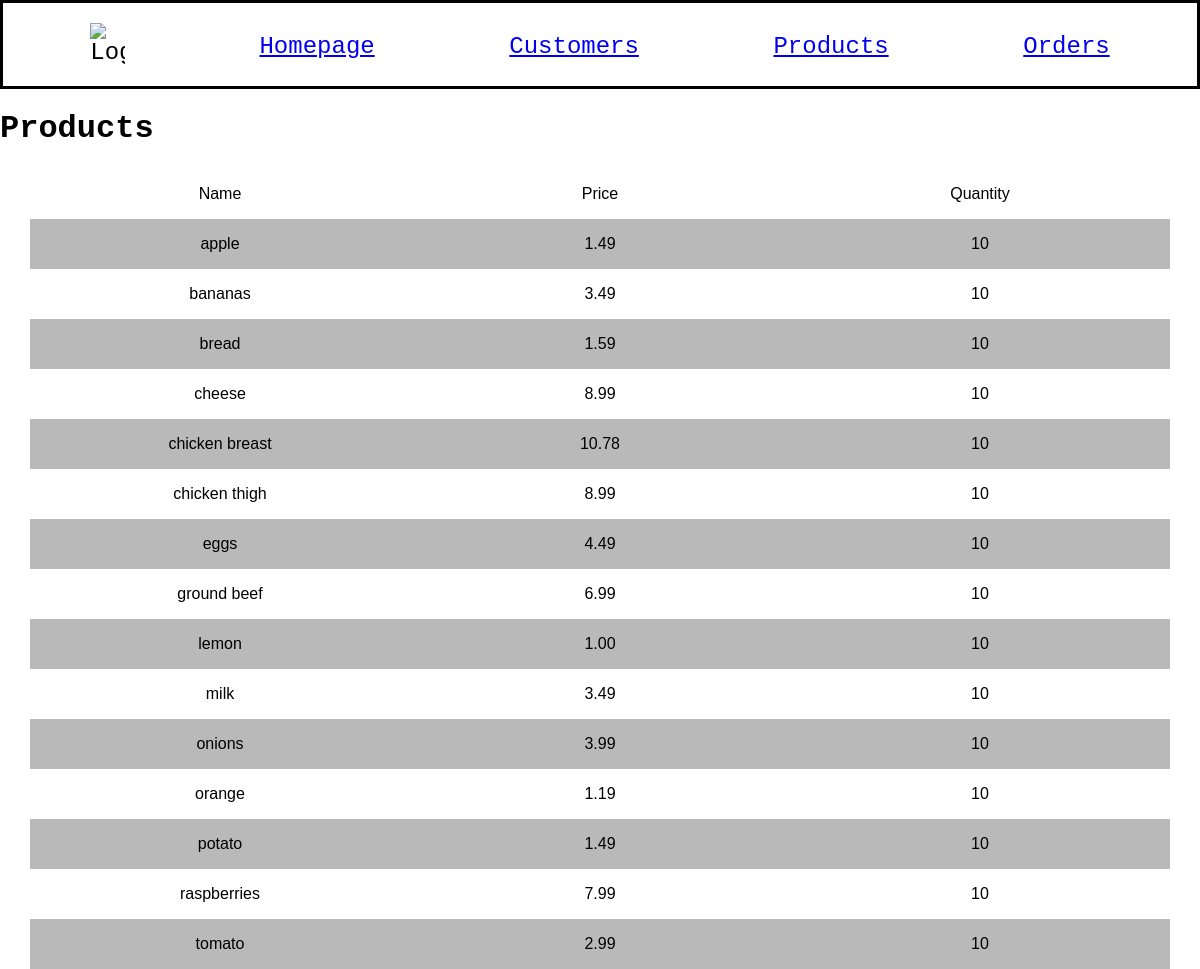
Page /products on the committed database.
### models.py (models this page shows, shortened)
class Product(db.Model):
    id = mapped_column(Integer, primary_key=True)
    name = mapped_column(String(200), nullable=False, unique=True)
    price = mapped_column(Numeric(10,2), nullable=False)
    quantity = mapped_column(Integer, nullable=False, default=10)

### app.py (the view)
@app.route("/products")
def products():
    statement = select(Product).order_by(Product.name)
    records = db.session.execute(statement)
    app_data = records.scalars()
    return render_template("products.html", products=app_data)

### templates/products.html
{% extends "base.html" %}
{% block content %}
<h1>Products</h1>
<div class="spreadsheet">
    <div>
        <p>Name</p>
    </div>
    <div>
        <p>Price</p>
    </div>
    <div>
        <p>Quantity</ p>
    </div>
</div>
{% for product in products %}
<div class="spreadsheet">
    <div>
        <p class="names">{{ product.name }}</p>
    </div>
    <div>
        <p class="info">{{ product.price }}</p>
    </div>
    <div>
        <p class="info">{{ product.quantity }}</p>
    </div>
</div>
{% endfor %}
{% endblock %}

### static/style.css (style rules this page uses)
body { background-color: rgb(255, 255, 255); margin: 0 auto; font-family: 'Courier New', Courier, monospace; }
.spreadsheet { font-family: Arial, Helvetica, sans-serif; border-collapse: collapse; margin: 0px 30px 0px 30px; display: flex; justify-content: spac e-between; }
.spreadsheet div { flex: 1; display: flex; justify-content: center; align-items: center; }
.spreadsheet:nth-child(even) { background-color: rgb(185, 185, 185); }

### rows in the picture
Product: name "apple", price "1.49", quantity "10"
Product: name "bananas", price "3.49", quantity "10"
Product: name "bread", price "1.59", quantity "10"
Product: name "cheese", price "8.99", quantity "10"
Product: name "chicken breast", price "10.78", quantity "10"
Product: name "chicken thigh", price "8.99", quantity "10"
Product: name "eggs", price "4.49", quantity "10"
Product: name "ground beef", price "6.99", quantity "10"
Product: name "lemon", price "1.00", quantity "10"
Product: name "milk", price "3.49", quantity "10"
Product: name "onions", price "3.99", quantity "10"
Product: name "orange", price "1.19", quantity "10"
Product: name "potato", price "1.49", quantity "10"
Product: name "raspberries", price "7.99", quantity "10"
Product: name "tomato", price "2.99", quantity "10"
